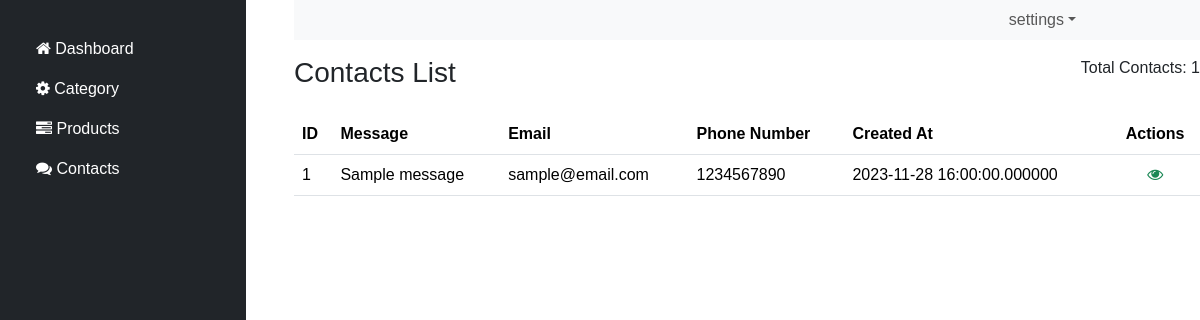
The app's page /dashbord/dashboard.php?page=contact-list (signed in), older data.
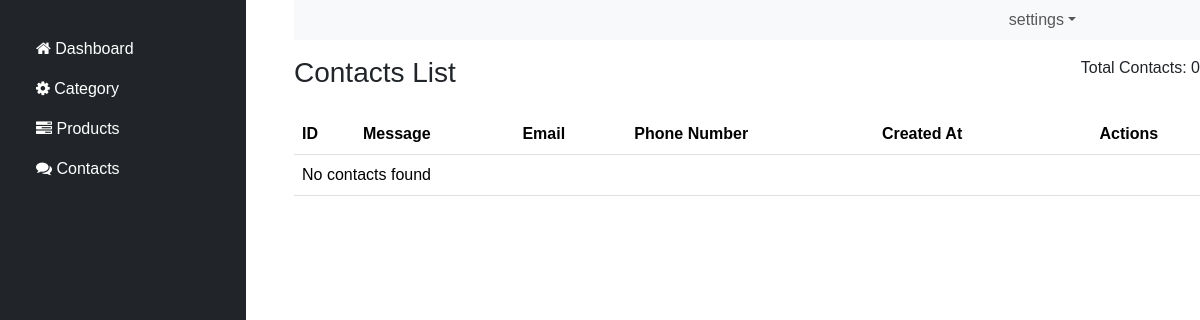
The same page, newer data.
### tables this page shows
CREATE TABLE `contact` (
  `id` int(10) NOT NULL PRIMARY KEY AUTO_INCREMENT,
  `message` text NOT NULL,
  `email` varchar(50) NOT NULL,
  `phoneNumber` varchar(20) NOT NULL,
  `created_at` timestamp(6) NOT NULL DEFAULT current_timestamp(6) ON UPDATE current_timestamp(6),
  `updated_at` date NOT NULL
);

### dashbord/scripts/ContactManager.php (called while the page is built, shortened)
<?php
class ContactManager {
    private $conn;
    private $contactTable = "contact";
    public function __construct($conn) {
        $this->conn = $conn;
    }
    public function getContacts() {
        $data = [];
        $query = "SELECT id, message, email, phoneNumber, created_at FROM ";
        $query .= $this->contactTable;
        $result = $this->conn->query($query);
        if ($result) {
            while ($row = $result->fetch_assoc()) {
                $data[] = $row;
            }
        }
        return $data;
    }
}
?>

### dashbord/views/contact/table.php (the view)
<?php
require_once('scripts/contactManager.php');
$contactManager = new ContactManager($conn);
$contacts = $contactManager->getContacts();
$contactCount = count($contacts);
?>
<div class="row">
    <div class="col-sm-6">
        <h3 class="mb-4">Contacts List</h3>
    </div>
    <div class="col-sm-6 text-end">
        <p>Total Contacts: <?= $contactCount; ?></p>
    </div>
</div>
<div class="table-responsive-sm">
    <table class="table table-hover">
        <thead>
            <tr>
                <th>ID</th>
                <th>Message</th>
                <th>Email</th>
                <th>Phone Number</th>
                <th>Created At</th>
                <th colspan="3" class="text-center">Actions</th>
            </tr>
        </thead>
        <tbody>
            <?php
            if (!empty($contacts)) {
                $sn = 1;
                foreach ($contacts as $contact) {
            ?>
                    <tr>
                        <td><?= $sn; ?></td>
                        <td><?= $contact['message']; ?></td>
                        <td><?= $contact['email']; ?></td>
                        <td><?= $contact['phoneNumber']; ?></td>
                        <td><?= $contact['created_at']; ?></td>
                        <td class="text-center">
                            <a href="dashboard.php?page=contact-info&id=<?= $contact['id']; ?>" class="text-success">
                                <i class="fa fa-eye"></i>
                            </a>
                        </td>
                    </tr>
            <?php
                    $sn++;
                }
            } else {
            ?>
                <tr>
                    <td colspan="6">No contacts found</td>
                </tr>
            <?php
            }
            ?>
        </tbody>
    </table>
</div>

### dashbord/dashboard.php (shortened to what this page needs)
<!DOCTYPE html>
<html lang="en">
<head>
  <link rel="stylesheet" href="https://cdnjs.cloudflare.com/ajax/libs/font-awesome/4.7.0/css/font-awesome.min.css">
  <link href="https://cdn.jsdelivr.net/npm/bootstrap@5.3.2/dist/css/bootstrap.min.css" rel="stylesheet">
  <link rel="stylesheet" href="public/css/dashboard.css">
  <link rel="stylesheet" href="public/css/common.css">
  <link rel="stylesheet" href="public/css/navbar.css">
  <link rel="stylesheet" href="public/css/sidebar.css">
</head>
<body>
<div class="container-fluid">
 <div class="row">
    <div class="col-sm-3 sidebar-col">
     <?php
       require_once('views/common/left-sidebar.php');
     ?>
   </div>
   <div class="col-sm-9 dashboard-col">
    <?php
       require_once('views/common/navbar.php');
     ?>
     <div class="dashboard-content">
     <?php
      require_once('./database.php');
      if(isset($_GET['page'])) {
        $page = $_GET['page'];
        switch($page) {
          case 'contact-list':
            require_once 'views/contact/table.php';
          break;
        }
      } else {
         require_once('views/dashboard/index.php');
      }
    ?>
     </div>
   </div>
 </div>
</div>
</body>
</html>

### dashbord/views/common/left-sidebar.php
<div class="left-sidebar bg-dark">
    <ul class="nav flex-column collapsible mt-4">
        <li class="nav-item">
            <a href="dashboard.php" class="nav-link">
                <i class="fa fa-home"></i> Dashboard
            </a>
        </li>
        <li class="nav-item">
            <a href="dashboard.php?page=category-list" class="nav-link">
                <i class="fa fa-cog"></i> Category
            </a>
        </li>
        <li class="nav-item">
            <a href="dashboard.php?page=products-list" class="nav-link">
                <i class="fa fa-tasks"></i> Products
            </a>
        </li>
        <li class="nav-item">
            <a href="dashboard.php?page=contact-list" class="nav-link">
                <i class="fa fa-comments"></i> Contacts
            </a>
        </li>
    </ul>
</div>

### dashbord/views/common/navbar.php (shortened to what this page needs)
<nav class="navbar navbar-expand-sm bg-light navbar-light mb-3">
  <div class="container-fluid">
      <ul class="navbar-nav justify-content-end">
        <li class="nav-item dropdown">
          <a class="nav-link dropdown-toggle" href="#" role="button" data-bs-toggle="dropdown">settings</a>
        </li>
      </ul>
  </div>
</nav>

### dashbord/public/css/dashboard.css (style rules this page uses)
.dashboard-content { padding: 0; }

### dashbord/public/css/common.css (style rules this page uses)
html, body { font-family: Verdana,sans-serif; overflow-x: hidden; }
.container-fluid { margin: 0px; padding-left: 0px !important; padding-right: 0px !important; }

### dashbord/public/css/navbar.css (style rules this page uses)
.navbar { padding: 0px 116px 0px 36px; }

### dashbord/public/css/sidebar.css (style rules this page uses)
.left-sidebar { padding: 5px 20px 20px 20px; overflow-y: auto; overflow-x: hidden; position: fixed; width: 20.5%; left: 0px; top:0px; bottom: 0px; }
.sidebar-col { padding-right: 0px; }
.dashboard-col { padding-left: 0px; }
.left-sidebar .nav-link { color: white; }

Row changes from the older to the newer data that the page shows:
removed contact: message "Sample message", email "sample@email.com", phoneNumber "1234567890", created_at "2023-11-28 16:00:00.000000"
Text that changed along with them:
$contactCount: "1" → "0"
text now shown: "No contacts found"
